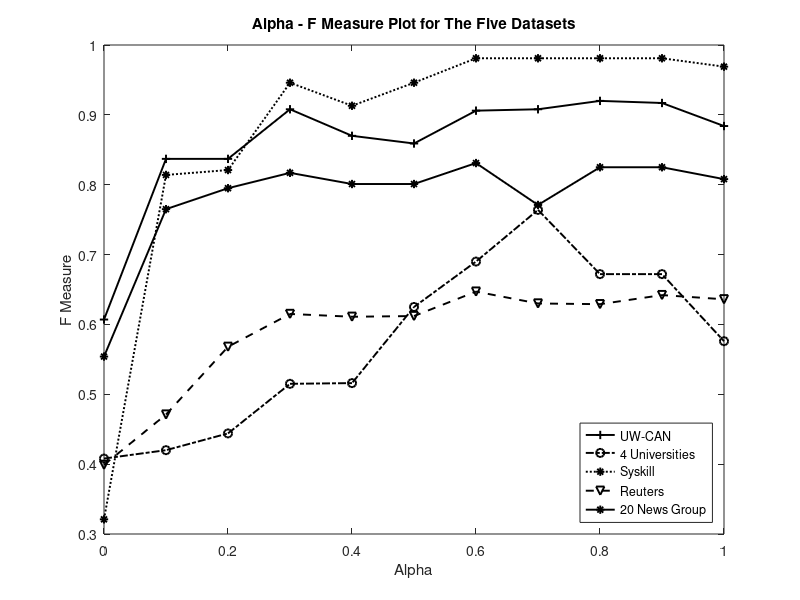

This chart was generated by the following MATLAB code:

UWCAN_alpha =   [0.0,     0.1,   0.2,   0.3,   0.4,   0.5,   0.6,   0.7,   0.8,   0.9,   1.0];
UWCAN_fmeasure =[0.607, 0.837, 0.837, 0.908, 0.870, 0.859, 0.906, 0.908, 0.920, 0.917, 0.884];

universities_alpha =    [0.0,   0.1,   0.2,   0.3,   0.4,   0.5,   0.6,   0.7,   0.8,   0.9,   1.0];
universities_fmeasure = [0.408, 0.420, 0.444, 0.515, 0.516, 0.625, 0.690, 0.764, 0.672, 0.672, 0.576];

syskill_alpha =    [0.0,   0.1,   0.2,   0.3,   0.4,   0.5,   0.6,   0.7,   0.8,   0.9,   1.0];
syskill_fmeasure = [0.321, 0.814, 0.821, 0.946, 0.913, 0.946, 0.981, 0.981, 0.981, 0.981, 0.969];

reuters_alpha =    [0.0,   0.1,   0.2,   0.3,   0.4,   0.5,   0.6,   0.7,   0.8,   0.9,   1.0];
reuters_fmeasure = [0.399, 0.471, 0.568, 0.615, 0.611, 0.612, 0.647, 0.630, 0.629, 0.642, 0.636];

news_alpha =    [0.0,   0.1,   0.2,   0.3,   0.4,   0.5,   0.6,   0.7,   0.8,   0.9,   1.0];
news_fmeasure = [0.554, 0.765, 0.795, 0.817, 0.801, 0.801, 0.831, 0.771, 0.825, 0.825, 0.808];


plot(UWCAN_alpha,UWCAN_fmeasure,'-+k','LineWidth',1.4);
hold on
plot(universities_alpha,universities_fmeasure,'-.ok','LineWidth',1.4);
hold on
plot(syskill_alpha,syskill_fmeasure,':*k','LineWidth',1.4);
hold on
plot(reuters_alpha, reuters_fmeasure,'--vk','LineWidth',1.4);
hold on
plot(news_alpha, news_fmeasure,'-*k','LineWidth',1.4);
hold on
leg = legend('UW-CAN','4 Universities', 'Syskill', 'Reuters', '20 News Group');
set(leg,'Location','SouthEast');
hold off

title('Alpha - F Measure Plot for The Five Datasets');
xlabel('Alpha');
ylabel('F Measure');
